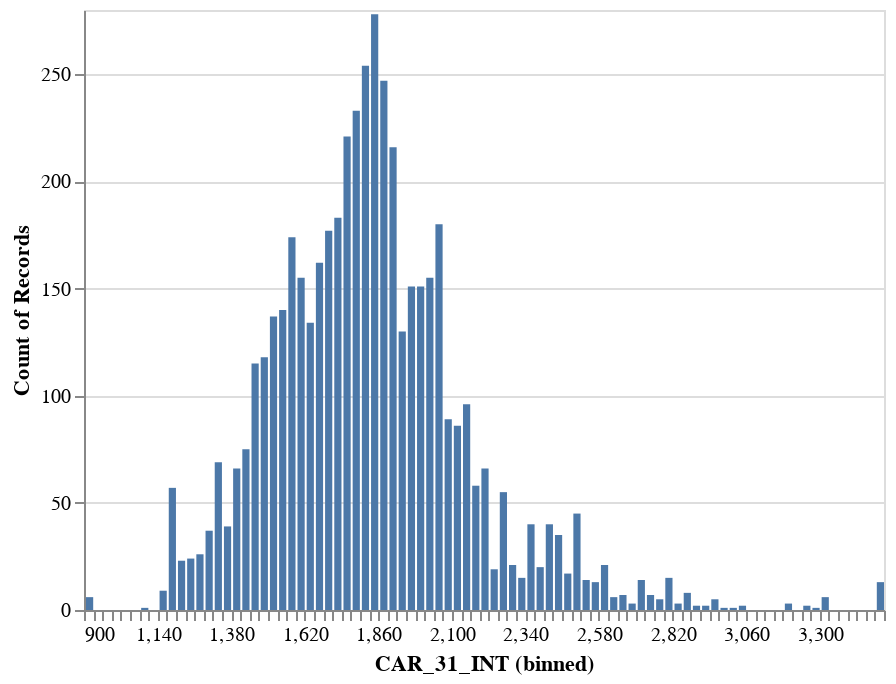

Notebook cell for this chart:
### Code cell
alt.Chart(car_train_int_data).mark_bar().encode(
    alt.X("CAR_31_INT", bin=alt.Bin(step=30)),
    y="count()",
)

### Figure 1 — Vega-Lite specification as saved in the notebook (floating-point values rounded to 4 significant figures; data arrays with more than 128 entries replaced by an {"elided": "..."} marker saying what was removed)
{"config": {"view": {"continuousWidth": 400, "continuousHeight": 300}}, "data": {"name": "data-bb7924cf81ad38a38c12451acd9a0702"}, "mark": "bar", "encoding": {"x": {"bin": {"step": 30}, "field": "CAR_31_INT", "type": "quantitative"}, "y": {"aggregate": "count", "type": "quantitative"}}, "$schema": "https://vega.github.io/schema/vega-lite/v4.17.0.json", "datasets": {"data-bb7924cf81ad38a38c12451acd9a0702": {"elided": "4999 records"}}}
